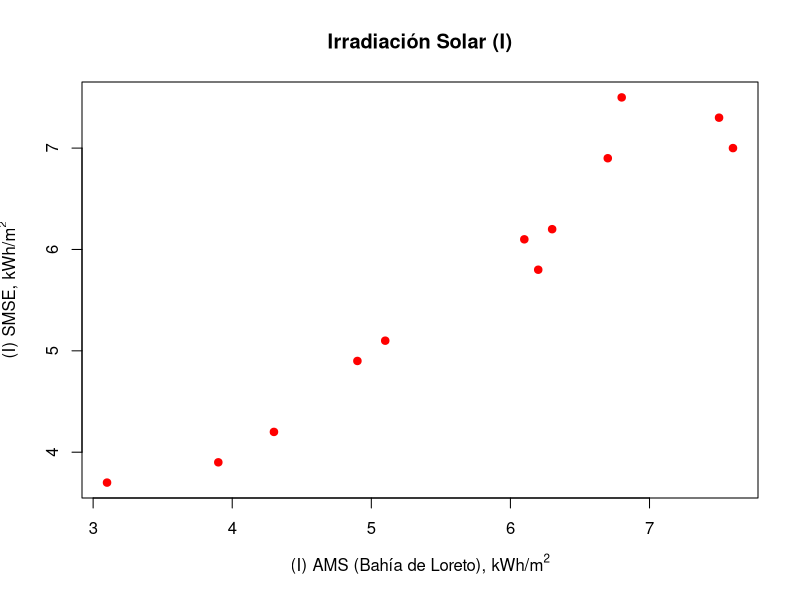

Recreate this plot in R.
## ---- chunk 1
knitr::opts_chunk$set(echo = TRUE, results = "asis")
## ---- chunk 2
sqrt(9)
sqrt(x <- 5.311)
## ---- chunk 3
10 ^ 2 + 3 * 60 / 8 - 3
## ---- chunk 4
5 ^ 3 * (6 - 2) / (61 - 3 + 4)
## ---- chunk 5
2 ^ (2 + 1) - 4 + 64 ^ ((-2) ^ (2.25 - 1 / 4))
## ---- chunk 6
(0.44 * (1 - 0.44) / 34) ^ (1 / 2)
## ---- chunk 7
log(x = 243, base = 3)
## ---- chunk 8
a <- 2.3

(6 * a + 42) / (3 ^ (4.2 - 3.62))

## ---- chunk 9
x <- 5
x

x <- x + 1 + 50 + 10 # esto sobreescribe el valor previo de x
x

## ---- chunk 10
mi_numero <- 45.2

mi_numero

y <- mi_numero * x
y

ls() # el comando ls examina el contenido en el espacio actual de trabajo en orden alfabético

## ---- chunk 11
objeto <- 3 ^ 2 * 3 ^ (1/8) # Creación del objeto 
objeto
objeto <- objeto / 2.33 #Sobreescritura del objeto 
objeto

## ---- chunk 12
irradiacion_SMN <- c(3.1, 3.9, 4.3, 4.9, 5.1, 6.1, 6.2, 6.3, 6.7, 6.8, 7.5, 7.6)

irradiacion_SMN

## ---- chunk 13
irradiacion_NASA <- c(3.7, 3.9, 4.2, 4.9, 5.1, 6.1, 5.8, 6.2,6.9, 7.5, 7.3, 7.0)

irradiacion_NASA

## ---- chunk 14

dato_reciente <- 8.5

irradiacion_SMN <- c(3.1, 3.9, 4.3, 4.9, 5.1, 6.1, 6.2, 6.3, 6.7, 6.8, 7.5, 7.6, dato_reciente)

irradiacion_SMN

## ---- chunk 15

datos_recientes <- c(11.5, 13, 18)

irradiacion_SMN <- c(3.1, 3.9, 4.3, 4.9, 5.1, 6.1, 6.2, 6.3, 6.7, 6.8, 7.5, 7.6, datos_recientes)

irradiacion_SMN

## ---- chunk 16

vector_1 <- c(1, 2, 3)

vector_2 <- c(6, 8, 10)

vector_3 <- c(vector_1, vector_2)

vector_3

## ---- chunk 17

vector_1 <- c(1, 2, 3, 4, 5)

vector_2 <- c(6, 8, 10, 12.5, 18)

vector_3 <- c(vector_2, vector_1)

vector_3 

## ---- chunk 18

irradiacion_SMN <- c(3.1, 3.9, 4.3, 4.9, 5.1, 6.1, 6.2, 6.3, 6.7, 6.8, 7.5, 7.6)
irradiacion_NASA <- c(3.7, 3.9, 4.2, 4.9, 5.1, 6.1, 5.8, 6.2,6.9, 7.5, 7.3, 7.0)


plot(irradiacion_NASA ~ irradiacion_SMN, col = "red", pch = 19,
      main = "Irradiación Solar (I)",
      xlab = expression("(I) AMS (Bahía de Loreto), kWh/m"^2),
      ylab = expression("(I) SMSE, kWh/m"^2))

